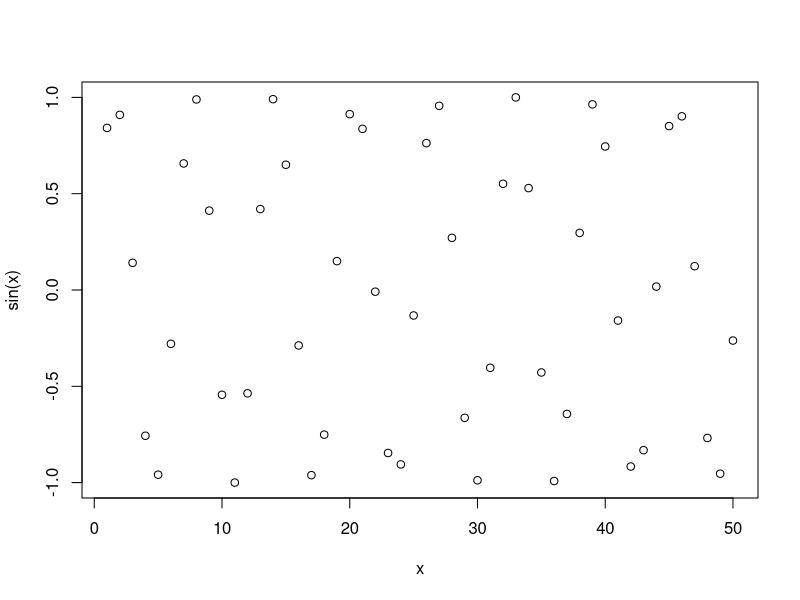
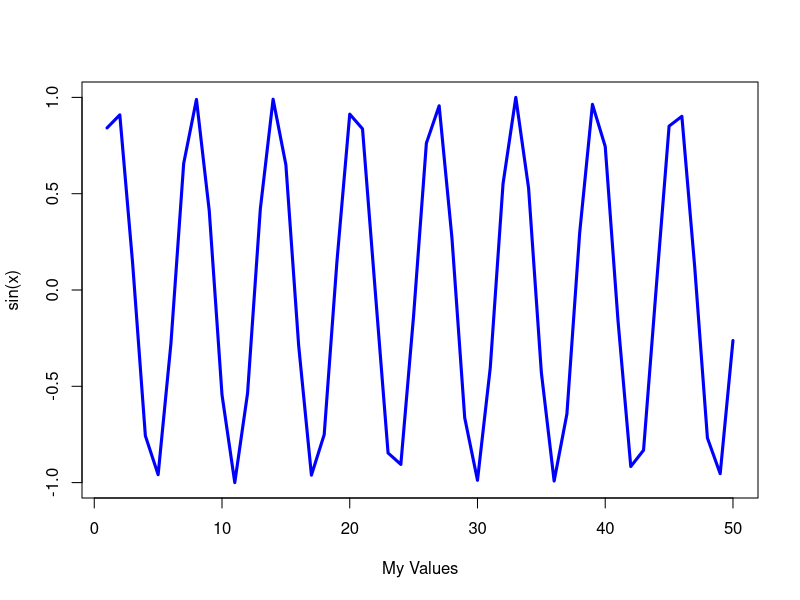

R code for these plots, in order:
# Here we go!
x <- 1:50 

# Generate an inital plot
plot(x, sin(x))

#make it a little nicer
plot(x, sin(x), type ="l", col="blue", lwd=3, xlab="My Values")
